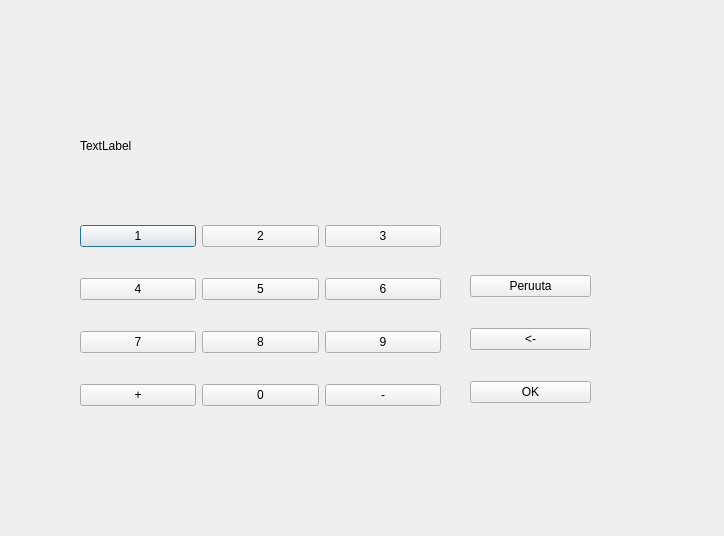
<?xml version="1.0" encoding="UTF-8"?>
<ui version="4.0">
 <class>Pinkoodi</class>
 <widget class="QDialog" name="Pinkoodi">
  <property name="geometry">
   <rect>
    <x>0</x>
    <y>0</y>
    <width>724</width>
    <height>536</height>
   </rect>
  </property>
  <property name="windowTitle">
   <string>Dialog</string>
  </property>
  <widget class="QLabel" name="label">
   <property name="geometry">
    <rect>
     <x>80</x>
     <y>110</y>
     <width>361</width>
     <height>71</height>
    </rect>
   </property>
   <property name="text">
    <string>TextLabel</string>
   </property>
  </widget>
  <widget class="QWidget" name="">
   <property name="geometry">
    <rect>
     <x>80</x>
     <y>200</y>
     <width>361</width>
     <height>231</height>
    </rect>
   </property>
   <layout class="QVBoxLayout" name="verticalLayout">
    <item>
     <layout class="QHBoxLayout" name="horizontalLayout">
      <item>
       <widget class="QPushButton" name="pushButton_1">
        <property name="text">
         <string>1</string>
        </property>
       </widget>
      </item>
      <item>
       <widget class="QPushButton" name="pushButton_2">
        <property name="text">
         <string>2</string>
        </property>
       </widget>
      </item>
      <item>
       <widget class="QPushButton" name="pushButton_3">
        <property name="text">
         <string>3</string>
        </property>
       </widget>
      </item>
     </layout>
    </item>
    <item>
     <layout class="QHBoxLayout" name="horizontalLayout_2">
      <item>
       <widget class="QPushButton" name="pushButton_4">
        <property name="text">
         <string>4</string>
        </property>
       </widget>
      </item>
      <item>
       <widget class="QPushButton" name="pushButton_5">
        <property name="text">
         <string>5</string>
        </property>
       </widget>
      </item>
      <item>
       <widget class="QPushButton" name="pushButton_6">
        <property name="text">
         <string>6</string>
        </property>
       </widget>
      </item>
     </layout>
    </item>
    <item>
     <layout class="QHBoxLayout" name="horizontalLayout_3">
      <item>
       <widget class="QPushButton" name="pushButton_7">
        <property name="text">
         <string>7</string>
        </property>
       </widget>
      </item>
      <item>
       <widget class="QPushButton" name="pushButton_8">
        <property name="text">
         <string>8</string>
        </property>
       </widget>
      </item>
      <item>
       <widget class="QPushButton" name="pushButton_9">
        <property name="text">
         <string>9</string>
        </property>
       </widget>
      </item>
     </layout>
    </item>
    <item>
     <layout class="QHBoxLayout" name="horizontalLayout_4">
      <item>
       <widget class="QPushButton" name="pushButton_plus">
        <property name="text">
         <string>+</string>
        </property>
       </widget>
      </item>
      <item>
       <widget class="QPushButton" name="pushButton_0">
        <property name="text">
         <string>0</string>
        </property>
       </widget>
      </item>
      <item>
       <widget class="QPushButton" name="pushButton_miinus">
        <property name="text">
         <string>-</string>
        </property>
       </widget>
      </item>
     </layout>
    </item>
   </layout>
  </widget>
  <widget class="QWidget" name="">
   <property name="geometry">
    <rect>
     <x>470</x>
     <y>250</y>
     <width>121</width>
     <height>181</height>
    </rect>
   </property>
   <layout class="QVBoxLayout" name="verticalLayout_2">
    <item>
     <widget class="QPushButton" name="pushButton_Peruuta">
      <property name="text">
       <string>Peruuta</string>
      </property>
     </widget>
    </item>
    <item>
     <widget class="QPushButton" name="pushButton_Pyyhi">
      <property name="text">
       <string>&lt;-</string>
      </property>
     </widget>
    </item>
    <item>
     <widget class="QPushButton" name="pushButton_Ok">
      <property name="text">
       <string>OK</string>
      </property>
     </widget>
    </item>
   </layout>
  </widget>
 </widget>
 <resources/>
 <connections/>
</ui>
